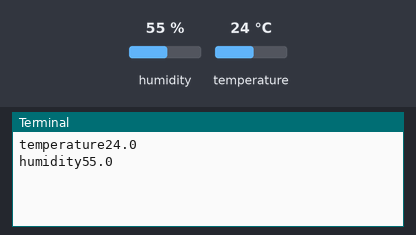
Bench run of a program on a simulated Raspberry Pi (BCM pin numbers). Parts: the last lines printed to the terminal. Inputs (shaded band) come from the test bench; at power-on: humidity 55 %, temperature 24 °C.

Above: at 1.2 s.
1.3 s: humidity set to 22 %
At 2.7 s:
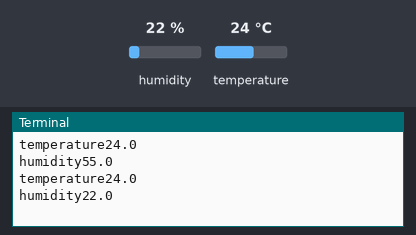
4.1 s: temperature set to 12 °C
At 5.7 s:
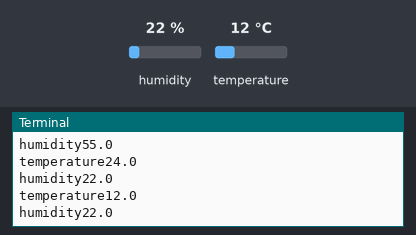
6.9 s: humidity set to 40 %
At 9.6 s:
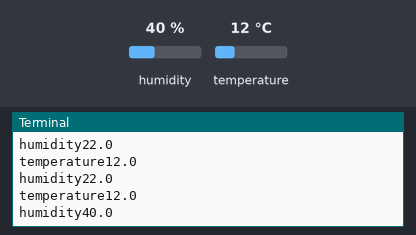
Timing chart, 0 to 11.1 s (numbered marks = the images above; inputs shaded):
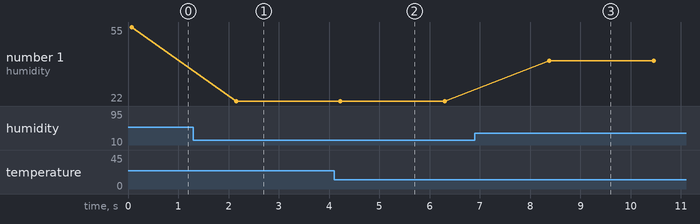

The program:

sensor.py
```python
import dht11
import RPi.GPIO as GPIO
import time

GPIO.setwarnings(False)
GPIO.setmode(GPIO.BCM)


try:
    while True:
        instance=dht11.DHT11(pin=4)
        result = instance.read()
        print 'temperature'+str(result.temperature)
        print 'humidity'+str(result.humidity)
        time.sleep(2)
except KeyboardInterrupt:
    pass
```

Measured:
- after the input at 1.3 s, the terminal: prints a new line after 0.85 s (image 1)
- after the input at 4.1 s, the terminal: prints a new line after 0.13 s (image 2)
- after the input at 6.9 s, the terminal: prints a new line after 1.5 s (image 3)
- plotted number 1: 55 → 22 after the input at 1.3 s, 22 → 40 after the input at 6.9 s
